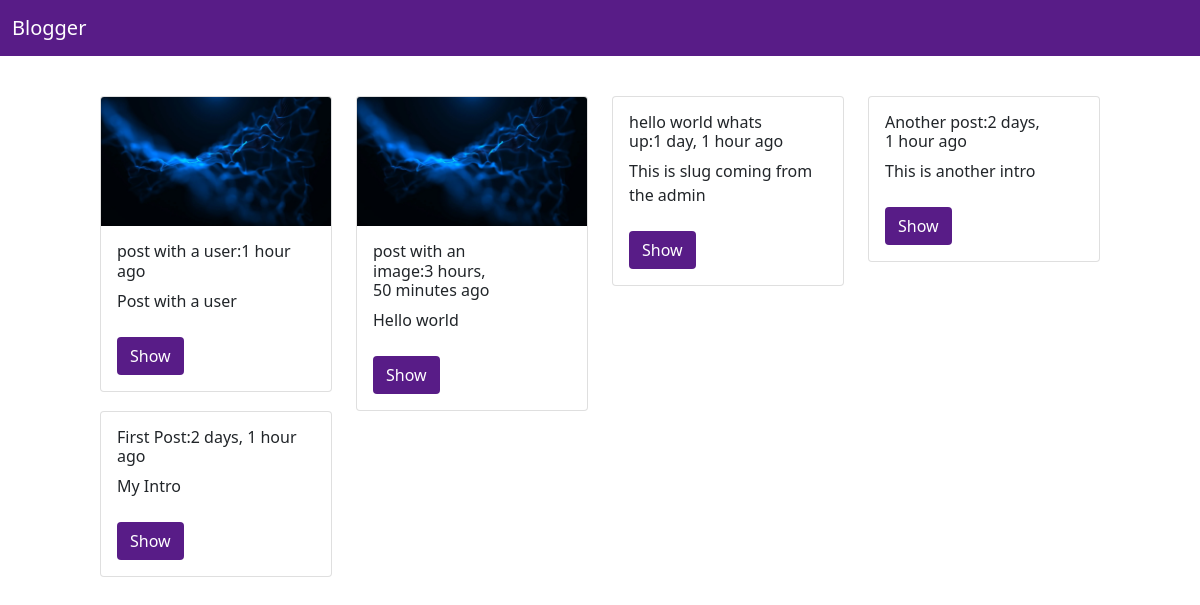
The page / on the database its author committed.
### post/models.py (models this page shows, shortened)
class Post(models.Model):
    title = models.CharField(max_length=45)
    slug = models.SlugField()
    intro= models.TextField()
    body = models.TextField()
    image = models.ImageField(upload_to='uploads/',blank=True,null=True)
    user = models.ForeignKey(User,related_name="posts",on_delete=models.CASCADE,null=True)
    created_at = models.DateTimeField(auto_now_add=True)
    class Meta:
        ordering = ('-created_at',)

### core/views.py (the view)
# urls.py: path('',index,name="index.page"),
def index(request):
    data = Post.objects.all()
    context = {"data":data}
    return render(request,'pages/index.html',context=context)

### core/templates/pages/index.html (shortened to what this page needs)
{% extends 'layouts/base.html' %}
{% block content %}
<div class="row mt-10">
{% for post in data%}
<div class="col-md-3">
<div class="card">
  {%if post.image%}
  <img src="{{post.image.url}}" class="card-img-top" alt="{{post.title}}">
  {%endif%}
  <div class="card-body">
    <h5 class="card-title">{{post.title}}:{{post.created_at|timesince}} ago</h5>
    <p class="card-text">{{post.intro}}</p>
    <br>
    <a href="{% url 'show.post' post.slug%}" class="btn bg-purple-900 text-white">Show</a>
  </div>
</div>
</div>
{% endfor%}
</div>
{% endblock%}

### core/templates/layouts/base.html (shortened to what this page needs)
<!DOCTYPE html>
<html lang="en">
<head>
    <script src="https://cdn.tailwindcss.com"></script>
    <link rel="stylesheet" href="https://cdn.jsdelivr.net/npm/bootstrap@5.1.3/dist/css/bootstrap.min.css">
</head>
<body>
    <nav class="navbar navbar-expand-lg bg-purple-900 text-white">
        <div class="container-fluid">
            <a class="navbar-brand" href="#">Blogger</a>
        </div>
    </nav>
    <div class="container">
        {%block content%}
        {%endblock%}
    </div>
</body>
</html>

### rows shown on the page
Post: image (picture), title "post with a user", created_at "1 hour", intro "Post with a user"
Post: image (picture), title "post with an image", created_at "3 hours, 50 minutes", intro "Hello world"
Post: title "hello world whats up", created_at "1 day, 1 hour", intro "This is slug coming from the admin"
Post: title "Another post", created_at "2 days, 1 hour", intro "This is another intro"
Post: title "First Post", created_at "2 days, 1 hour", intro "My Intro"
